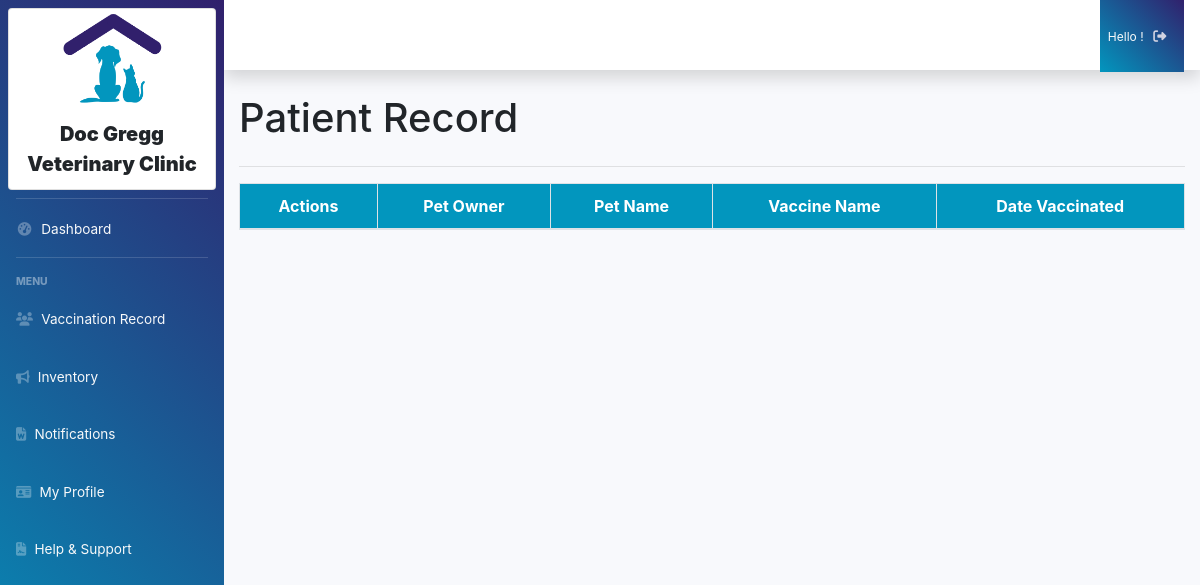
The page /admin/admin_vaccination_record.php on the database as committed earlier.
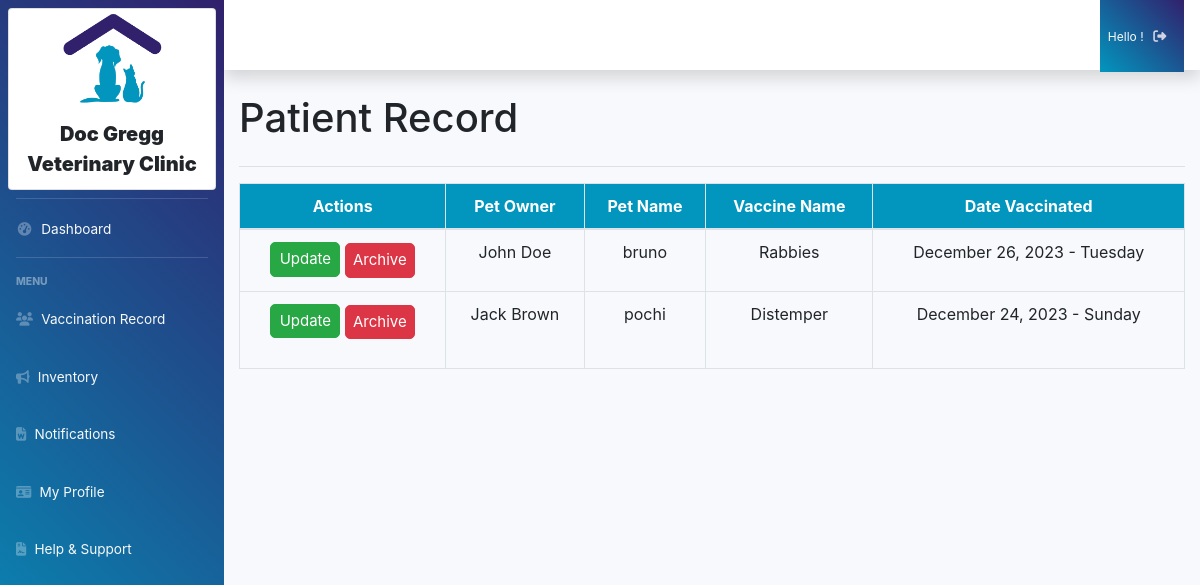
The same page on the database as committed later.
### tables this page shows
CREATE TABLE `tbl_vaccine_record` (
  `vac_id` int NOT NULL,
  `pet_id` int DEFAULT NULL,
  `vaccine_name` text NOT NULL,
  `date_vaccinated` date NOT NULL,
  `created_at` timestamp NOT NULL DEFAULT CURRENT_TIMESTAMP,
  `deleted_at` timestamp NULL DEFAULT NULL
);

CREATE TABLE `tbl_user` (
  `id_user` int NOT NULL,
  `picture` mediumblob,
  `email` varchar(255) NOT NULL,
  `password` varchar(255) NOT NULL,
  `lname` varchar(255) NOT NULL,
  `fname` varchar(255) NOT NULL,
  `mi` varchar(255) NOT NULL,
  `sex` varchar(255) NOT NULL,
  `address` varchar(255) DEFAULT NULL,
  `contact` varchar(255) NOT NULL,
  `birthdate` date NOT NULL,
  `nationality` varchar(255) NOT NULL,
  `created_at` timestamp NOT NULL DEFAULT CURRENT_TIMESTAMP,
  `deleted_at` timestamp NULL DEFAULT NULL
);

CREATE TABLE `tbl_pet` (
  `pet_id` int NOT NULL,
  `pet_owner_id` text NOT NULL,
  `pet_name` text NOT NULL,
  `updated_at` timestamp NOT NULL DEFAULT CURRENT_TIMESTAMP,
  `created_at` timestamp NOT NULL DEFAULT CURRENT_TIMESTAMP,
  `deleted_at` timestamp NULL DEFAULT NULL
);

### admin/admin_vaccination_record.php (the view, shortened to what this page needs)
<?php
    require('../classes/staff.class.php');
    $view = $staffbmis->view_vaccine_record();
?>
<?php
    include('dashboard_sidebar_start.php');
?>
<div class="container-fluid">
    <h1 class="mb-4">Patient Record</h1>
    <hr>
    <div class="row">
        <div class="col-md-12">
           <table class="table table-hover text-center table-bordered">
                <form action="" method="post">
                    <thead style="background: #0296be;color:#fff;">
                        <tr>
                            <th> Actions </th>
                            <th> Pet Owner </th>
                            <th> Pet Name </th>
                            <th> Vaccine Name </th>
                            <th> Date Vaccinated </th>
                        </tr>
                    </thead>
                    <tbody>
                        <?php if(is_array($view)) {?>
                            <?php foreach($view as $view) {?>
                                <tr>
                                    <td>
                                        <form action="" method="post">
                                            <a href="update_staff_form.php?id_user=<?= $view['id_admin'];?>" style="width: 70px;padding:5px; font-size: 15px; border-radius:5px; margin-bottom: 2px;" class="btn btn-success"> Update </a>
                                            <button class="btn btn-danger" type="submit" name="delete_staff"style="width: 70px;padding:5px; font-size: 15px; border-radius:5px;"> Archive </button>
                                        </form>
                                    </td>
                                    <td> <?= $view['fname'];?> <?= $view['lname'];?></td>
                                    <td> <?= $view['pet_name'];?> </td>
                                    <td> <?= $view['vaccine_name'];?> </td>
                                    <td> <?= date("F d, Y - l", strtotime($view['date_vaccinated'])); ?> </td>
                                </tr>
                            <?php }?>
                        <?php } ?>
                    </tbody>
                </form>
            </table>
        </div>
    </div>
</div>
<link href="../BarangaySystem/customcss/regiformstyle.css" rel="stylesheet" type="text/css">
<link href="../BarangaySystem/bootstrap/css/bootstrap.css" rel="stylesheet" type="text/css">
<?php
    include('dashboard_sidebar_end.php');
?>

### classes/staff.class.php (shortened to what this page needs)
<?php
    class StaffClass extends BMISClass {
        public function view_vaccine_record(){
            $connection = $this->openConn();
            $stmt = $connection->prepare("SELECT *
                FROM tbl_vaccine_record
                INNER JOIN tbl_pet ON tbl_pet.pet_id = tbl_vaccine_record.pet_id
                INNER JOIN tbl_user ON tbl_user.id_user = tbl_pet.pet_owner_id;
            ");
            $stmt->execute();
            $view = $stmt->fetchAll();
            return $view;
        }
    }
?>
<link href="../BarangaySystem/customcss/regiformstyle.css" rel="stylesheet" type="text/css">
<link href="../BarangaySystem/bootstrap/css/bootstrap.css" rel="stylesheet" type="text/css">

### admin/dashboard_sidebar_start.php (shortened to what this page needs)
<!DOCTYPE html>
<html lang="en">
<head>
    <link href="vendor/fontawesome-free/css/all.min.css" rel="stylesheet" type="text/css">
    <link href="../css/sidenav.css" rel="stylesheet">
    <link href="../css/sb-admin-2.css" rel="stylesheet">
</head>
<body id="page-top">
    <div id="wrapper">
        <ul class="navbar-nav sidebar sidebar-dark accordion" id="accordionSidebar">
            <li class="nav-item p-2">
                <div class="card">
                    <img src="../assets/logo.png" width="100" height="100">
                    <div class="sidebar-brand-text">
                        Doc Gregg <br>Veterinary Clinic
                    </div>
                </div>
            </li>
            <hr class="sidebar-divider my-0">
            <li class="nav-item">
                <a class="nav-link text-light" href="admin_dashboard.php">
                    <i class="fas fa-fw fa-tachometer-alt"></i>
                    <span>Dashboard</span></a>
            </li>
            <hr class="sidebar-divider">
            <div class="sidebar-heading">
                Menu
            </div>
            <li class="nav-item">
                <a class="nav-link  text-light" href="admin_vaccination_record.php">
                    <i class="fas fa-users"></i>
                    <span>Vaccination Record</span></a>
            </li>
            <li class="nav-item">
                <a class="nav-link  text-light" href="admin_inventory.php">
                    <i class="fas fa-bullhorn"></i>
                    <span>Inventory</span></a>
            </li>
            <li class="nav-item">
                <a class="nav-link text-light" href="admin_notification.php">
                    <i class="fas fa-file-word"></i>
                    <span>Notifications</span></a>
            </li>
            <li class="nav-item">
                <a class="nav-link  text-light" href="admin_myprofile.php">
                    <i class="fas fa-id-card"></i>
                    <span>My Profile </span></a>
            </li>
            <li class="nav-item">
                <a class="nav-link  text-light" href="admin_help.php">
                    <i class="fas fa-file-contract"></i>
                    <span>Help & Support</span></a>
            </li>
        </ul>
        <div id="content-wrapper" class="d-flex flex-column">
            <div id="content">
                <nav class="navbar navbar-expand navbar-light bg-white topbar mb-4 static-top shadow">
                    <ul class="navbar-nav ml-auto">
                            <li class="nav-item dropdown">
                                <a class="nav-link" href="logout.php" id="userDropdown" role="button" aria-haspopup="true" aria-expanded="false">
                                    <span class="mr-2 d-none d-lg-inline text-light small">Hello <?= $userdetails['firstname']?> <?= $userdetails['surname']?>!</span>
                                </a>
                            </li>
                    </ul>
                </nav>

### dashboard_sidebar_end.php (shortened to what this page needs)
        </div>
    </div>
    <link href="../BarangaySystem/bootstrap/css/bootstrap.css" rel="stylesheet" type="text/css">
</body>
</html>

### css/regiformstyle.css (style rules this page uses)
body { background-color:#fff !important; }

### css/sidenav.css (style rules this page uses)
.navbar-nav { background: rgb(2,150,190); background: linear-gradient(45deg, rgba(2,150,190,1) 0%, rgba(49,32,108,1) 100%); }
.sidebar-brand-text { font-size: 20px; margin: 0; }
img { display: block; margin: 0 auto; }
.sidebar-brand-text { padding: 10px; text-align: center; font-weight:900; }
.nav-item { padding-top: 3px; }
.nav-link { font-size: 15px; color: none; }
.container-fluid { overflow: hidden; }

Rows that differ between the two databases and show on the page:
now on this page (row edited): tbl_vaccine_record: tbl_user.fname "John", tbl_user.lname "Doe", pet.pet_name "bruno", vaccine_name "Rabbies", date_vaccinated "December 26, 2023 - Tuesday"
now on this page (row edited): tbl_vaccine_record: tbl_user.fname "Jack", tbl_user.lname "Brown", pet.pet_name "pochi", vaccine_name "Distemper", date_vaccinated "December 24, 2023 - Sunday"
